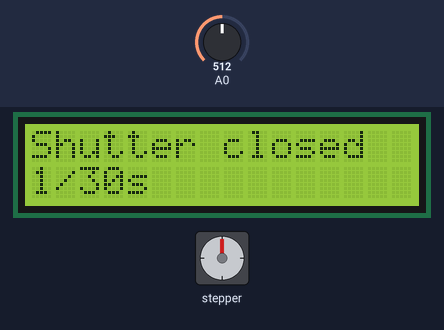
Bench run of a sketch on a simulated Arduino Uno, built with avr-gcc and run on an emulated ATmega328P. On the bench: stepper motor, 16×2 character LCD. Wiring (inferred from the names in the program): stepper motor driver (200 steps per turn assumed): step pin 2; direction pin 3. The inputs (shaded band) are chosen by the test bench; at power-on: A0 = 512.

Above: at 1.2 s.
1.3 s: A0 set to 468
4.3 s: A0 set to 443
At 4.78 s:
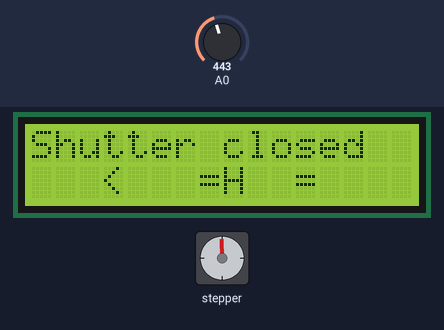
6.5 s: A0 set to 460
At 6.99 s:
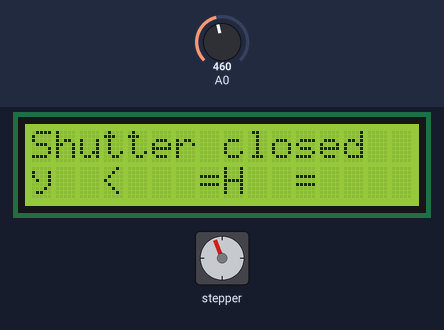
9.0 s: A0 set to 40
At 9.64 s:
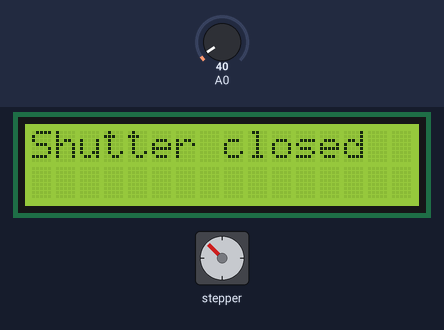
11.2 s: A0 set to 45
13.4 s: A0 set to 53
At 14.68 s:
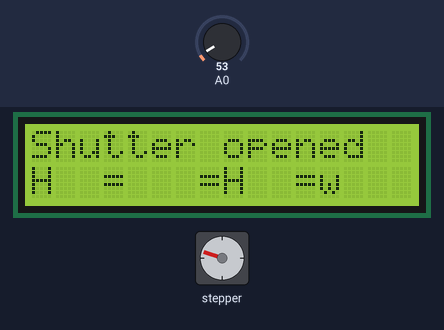
Timing chart, 0 to 26.7 s (numbered marks = the images above; inputs shaded):
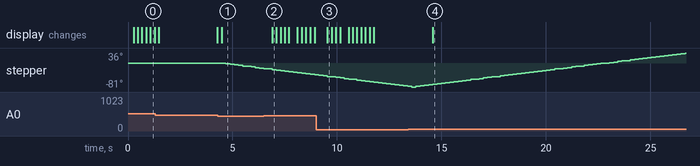

Measured:
- the behaviour switches between 450 and 449 on A0 (found by bisection; images 0 and 1)
- the behaviour switches between 49 and 50 on A0 (found by bisection; images 3 and 4)
- after the input at 4.3 s, stepper: keeps turning counter-clockwise at about 10°/s, starting after 0.38 s
- after the input at 6.5 s, the display: changes after 0.39 s (image 2)
- after the input at 9.0 s, the display: changes after 0.54 s (image 3)
- after the input at 13.4 s, the display: changes after 1.2 s (image 4)

The sketch:

shutter_control.ino
```cpp
/*
 * this is derived from
 * https://wiki.dfrobot.com/Arduino_LCD_KeyPad_Shield__SKU__DFR0009_
 * as well as from the basic examples from
 * http://www.schmalzhaus.com/EasyDriver/Examples/EasyDriverExamples.html
*/

//we re using the LiquidCrystal library, so make sure it is available in the correct place
#include <LiquidCrystal.h>

// select the pins used on the LCD panel
LiquidCrystal lcd(8, 9, 4, 5, 6, 7);

// define the pins for the EasyDriver stepper driver
int DIR = 3;          // PIN  3 = DIR
int STEP = 2;        // PIN  2 = STEP
// currently not used - maybe we need them later.
// int SLEEP = 1;      // maybe we enable this later bring down the power consumption
// MS1 and MS2 will be hard wired to GND to enable full step mode, otherwise we would have 1/8th steps

// some variables need initial values
int StepDistance = 50; // with full steps we should have 50 steps; adapt to your very own stepper motor
int StepCounter = 0; // we have to count the number of already executed steps
int StepDelay = 500; // we are using a minimal delay between our HIGH/LOW signals
int triggerOpen = false; // initial state should be false, so no action is triggered
int triggerClose = false; // initial state should be false, so no action is triggered
int triggerFire = false; // initial state should be false, so no action is triggered


// define some values used by the panel and buttons
int lcd_key     = 0;
int adc_key_in  = 0;
#define btnRIGHT  0
#define btnUP     1
#define btnDOWN   2
#define btnLEFT   3
#define btnSELECT 4
#define btnNONE   5
int btnDelay = 200; // with this we are slow down the code execution to get a clean event for a short button action.

// initial values (picked from the two arrays below) - make sure that their values are consistent
int shutterIndex = 7; // 7 should point to the initial shutter speed of 1s
int shutterSpeed = 1000; // this should correspond to our shutterIndex for 1s
String shutterText = String("1s"); // this should also correspond to our initial shutter speed

// array for showing the selected shutter speeds in the most common way
char textarray[][8] = {
  "1/125s",
  "1/60s ",
  "1/30s ",
  "1/15s ",
  "1/8s  ",
  "1/4s  ",
  "1/2s  ",
  "1s    ",
  "2s    ",
  "3s    ",
  "4s    ",
  "6s    ",
  "8s    ",
  "10s   ",
  "15s   ",
  "20s   ",
  "25s   ",
  "30s   ",
  "40s   ",
  "50s   ",
  "60s   ",
  "90s   ",
  "120s  ",
  "180s  ",
  "240s  ",
  "300s  ",
  "360s  ",
  "420s  ",
  "480s  ",
  "540s  ",
  "600s  "
  };

// array for the shutter speeds in seconds the variable shutterSpeed will be picked and calculated from this array
float speedarray[] = {
  0.008,
  0.01667,
  0.03333,
  0.06667,
  0.125,
  0.25,
  0.5,
  1,
  2,
  3,
  4,
  6,
  8,
  10,
  15,
  20,
  25,
  30,
  40,
  50,
  60,
  90,
  120,
  180,
  240,
  300,
  360,
  420,
  480,
  540,
  600
  };


// read the buttons
int read_LCD_buttons()
{
 adc_key_in = analogRead(0);      // read the value from the sensor
 // my buttons when read are centered at these valies: 0, 144, 329, 504, 741
 // we add approx 50 to those values and check to see if we are close
 if (adc_key_in > 1000) return btnNONE; // We make this the 1st option for speed reasons since it will be the most likely result
 // For V1.1 us this threshold
 if (adc_key_in < 50)   return btnRIGHT;
 if (adc_key_in < 250)  return btnUP;
 if (adc_key_in < 450)  return btnDOWN;
 if (adc_key_in < 650)  return btnLEFT;
 if (adc_key_in < 850)  return btnSELECT;

 return btnNONE;  // when all others fail, return this...
}

void setup()
{
 lcd.begin(16, 2);              // start the library
 lcd.setCursor(0,0);
 lcd.print("Shutter closed"); // print a simple message
 lcd.setCursor(0,1);
 lcd.print(String(shutterText));
 pinMode(DIR, OUTPUT);
 pinMode(STEP, OUTPUT);
 digitalWrite(DIR, LOW);
 digitalWrite(STEP, LOW);
}

void loop()
{

  // shutter opening action
  if (triggerOpen == true)
  {
    // setting the correct direction for opening
    digitalWrite(DIR, HIGH);

    // the EasyDriver stepper driver needs a change from the input signal, so we give a HIGH and a LOW signal on the STEP pin
    digitalWrite(STEP, LOW);
    delayMicroseconds(StepDelay);
    digitalWrite(STEP, HIGH);
    delayMicroseconds(StepDelay);

    StepCounter = StepCounter + 1; // counting the steps

    // after reaching the StepDistance, we print a new message on the LCD and set our trigger variables and reset the StepCounter
    if (StepCounter == StepDistance)
    {
      lcd.setCursor(0,0);
      lcd.print("Shutter opened");
      StepCounter = 0;
      triggerOpen = false;

      // if our opening was triggered by the firing (SELECT) button, we print a new message, wait as long as our current shutterspeed
      // then print another message and re(set) our trigger variables
      if (triggerFire == true)
      {
        lcd.setCursor(0,0);
        lcd.print("Exposing......");

        delay(shutterSpeed);

        triggerClose = true;
        triggerFire = false;

      }
    }
  }

  // shutter closing action is similar to our opening action, but a little bit easier
  // as we don't have to take care about how the closing was triggered
  if (triggerClose == true)
  {
    digitalWrite(DIR, LOW);
    digitalWrite(STEP, LOW);
    delayMicroseconds(StepDelay);
    digitalWrite(STEP, HIGH);
    delayMicroseconds(StepDelay);

    StepCounter = StepCounter + 1;

    if (StepCounter == StepDistance)
    {
      StepCounter = 0;
      triggerClose = false;
      lcd.setCursor(0,0);
      lcd.print("Shutter closed");
    }
  }

 lcd_key = read_LCD_buttons();  // read the buttons

 // depending on which button was pushed, we set some variables and show corresponding messages on the LCD
 // we are using a small delay (set via btnDelay) to get single button events
 switch (lcd_key)
 {
   case btnRIGHT:
     {
     // go to the next shutter speed (and text) in our arrays
     // caution: we have to limit this so we stay within our defined array
     delay(btnDelay);
     shutterIndex = shutterIndex+1;
     shutterSpeed = 1000*speedarray[shutterIndex];
     shutterText = textarray[shutterIndex];

     lcd.setCursor(0,1);
     lcd.print(String(shutterText));

     break;
     }
   case btnLEFT:
     {
     // go to the previous shutter speed (and text) in our arrays
     // caution: we have to limit this so we stay within our defined array
     delay(btnDelay);
     shutterIndex = shutterIndex-1;
     shutterSpeed = 1000*speedarray[shutterIndex];
     shutterText = textarray[shutterIndex];

     lcd.setCursor(0,1);
     lcd.print(String(shutterText));

     break;
     }
   case btnUP:
     {
     // open the shutter
     delay(btnDelay);

     // set the open & close triggers
     triggerOpen = true;
     triggerClose = false;
     triggerFire = false;

     break;
     }
   case btnDOWN:
     {
     // close the shutter
     delay(btnDelay);

     // set the open & close triggers
     triggerOpen = false;
     triggerClose = true;
     triggerFire = false;

     break;
     }
   case btnSELECT:
     {
     // fire the shutter
     delay(btnDelay);

     // set the open & close triggers
     triggerOpen = true;
     triggerClose = false;
     triggerFire = true;

     break;
     }
     case btnNONE:
     {
     // just do nothing

     break;
     }
 }

}
```
